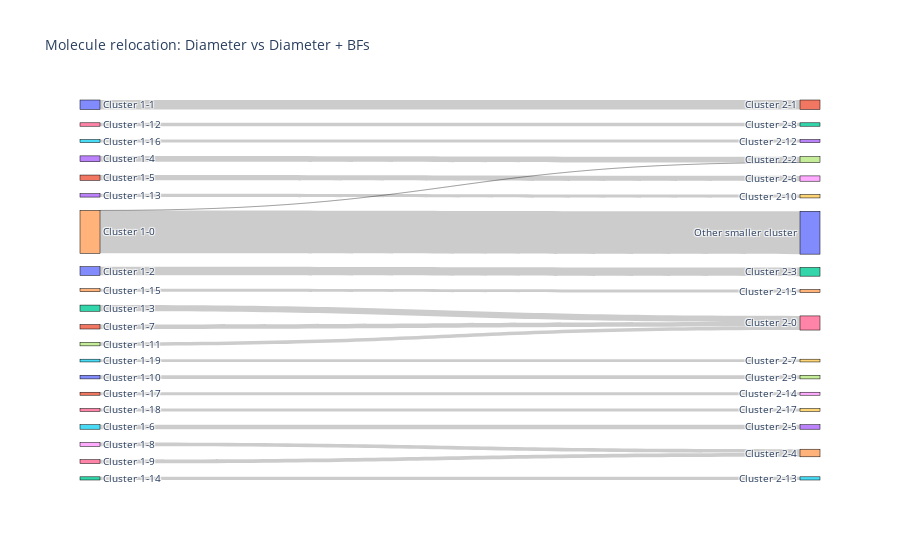

The notebook cell this image was saved under:
### Code cell
plotting_utils.mol_relocation_plots(brc_diameter, brc_bfs, title="Molecule relocation: Diameter vs Diameter + BFs", top_n=20)

### Figure 1 — Plotly figure (JSON) as saved in the notebook; plotly's stock layout.template omitted (floating-point values rounded to 4 significant figures)
{"data": [{"link": {"source": [24, 24, 20, 30, 22, 13, 11, 15, 21, 18, 36, 0, 17, 6, 23, 32, 4, 5, 31, 26, 25], "target": [10, 7, 1, 12, 16, 7, 8, 33, 16, 34, 34, 27, 16, 2, 9, 35, 14, 3, 28, 29, 19], "value": [3195, 5, 705, 647, 459, 435, 395, 333, 330, 283, 283, 270, 263, 255, 253, 238, 227, 223, 222, 213, 205]}, "node": {"label": ["Cluster 1-10", "Cluster 2-1", "Cluster 2-8", "Cluster 2-12", "Cluster 1-15", "Cluster 1-16", "Cluster 1-12", "Cluster 2-2", "Cluster 2-6", "Cluster 2-10", "Other smaller cluster", "Cluster 1-5", "Cluster 2-3", "Cluster 1-4", "Cluster 2-15", "Cluster 1-6", "Cluster 2-0", "Cluster 1-11", "Cluster 1-8", "Cluster 2-7", "Cluster 1-1", "Cluster 1-7", "Cluster 1-3", "Cluster 1-13", "Cluster 1-0", "Cluster 1-19", "Cluster 1-18", "Cluster 2-9", "Cluster 2-14", "Cluster 2-17", "Cluster 1-2", "Cluster 1-17", "Cluster 1-14", "Cluster 2-5", "Cluster 2-4", "Cluster 2-13", "Cluster 1-9"], "line": {"color": "black", "width": 0.5}, "pad": 15, "thickness": 20}, "type": "sankey"}], "layout": {"font": {"size": 10}, "title": {"text": "Molecule relocation: Diameter vs Diameter + BFs"}}}
